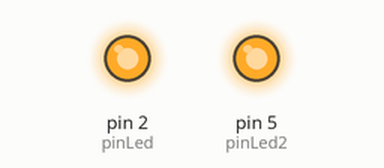
This sketch was run on a simulated Arduino Uno, built with avr-gcc and run on an emulated ATmega328P. Parts: output pins drawn as LEDs (lit = HIGH). What the sketch prints to the serial monitor is not drawn.

Above: at 1.5 s.
At 3.5 s:
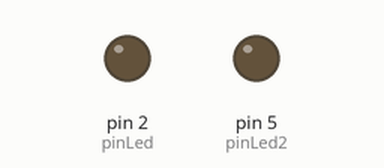
Timing chart, 0 to 5.2 s (numbered marks = the images above):
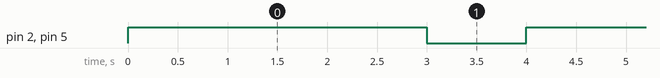

Measured:
- by itself, pin 2 (pinLed), pin 5 (pinLed2): alternates HIGH for 3.0 s and LOW for 1.0 s

The sketch:

pertemuan-2.ino
```cpp
//const int pinLed = 2;

// deklarasi pin led
#define pinLed 2
#define pinLed2 5

void setup() {
  Serial.begin(9600);

  Serial.println("Program LED");

  // mode dari led (OUTPUT atau INPUT)
  pinMode(pinLed, OUTPUT);
  pinMode(pinLed2, OUTPUT);

  // HIGH : 1, LOW : 0
  digitalWrite(pinLed, HIGH);
  digitalWrite(pinLed2, HIGH);
}

void loop() {
  digitalWrite(pinLed, HIGH);
  digitalWrite(pinLed2, HIGH);

  delay(3000);

  digitalWrite(pinLed, LOW);
  digitalWrite(pinLed2, LOW);

  delay(1000);
}
```
